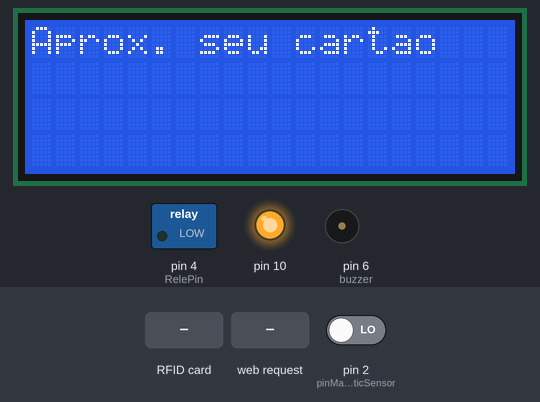
Simulated run of this sketch. Board: Arduino Uno, built with avr-gcc and run on an emulated ATmega328P. Shown: 20×4 character LCD, switched loads named in the sketch (green lamp = pin HIGH), output pins drawn as LEDs (lit = HIGH), buzzer (waves = sounding, pin HIGH). The test bench sets the inputs (shaded band); at power-on: pin 2 (pinMagneticSensor) LOW. What the sketch prints to the serial monitor is not drawn.

Above: at 2.2 s.
2.3 s: RFID card 5E 7A 19 C4 held to the reader
At 3.0 s:
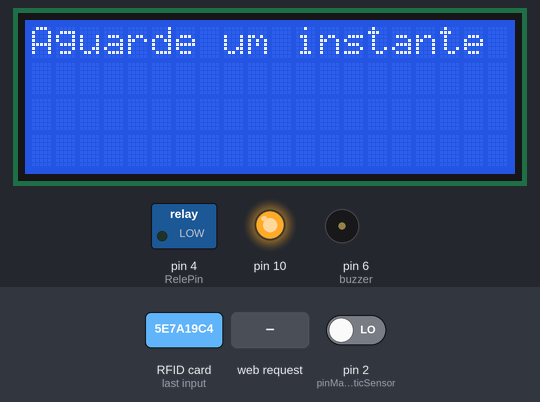
3.9 s: HTTP request GET /no_network received
5.5 s: HTTP request GET /allowed received
7.0 s: HTTP request GET /danied received
Timing chart, 0 to 9.6 s (numbered marks = the images above; inputs shaded):
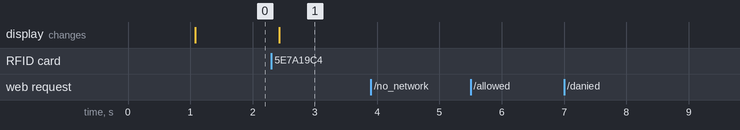

Measured:
- after the input at 2.3 s, the display: changes after 0.13 s (image 1)
- after the input at 3.9 s, every drawn part: stays the same
- after the input at 5.5 s, every drawn part: stays the same
- after the input at 7.0 s, every drawn part: stays the same

The sketch:

HardwareLabCin.ino
```cpp
#include <SPI.h>
#include <MFRC522.h>
#include <Ethernet.h>
#include <LiquidCrystal_I2C.h>

/* ETHERNET VARIABLES */
//byte ip[] = {169,255,5,7};
byte ip[] = {169,254,191,189};
byte mac[] = { 0xDE, 0xAD, 0xBE, 0xEF, 0xFE, 0xED };
EthernetServer server = EthernetServer(9023);

// PIN Numbers : RESET + SDAs
#define RST_PIN         9
#define SS_1_PIN        A0
#define SS_2_PIN        A1

#define NR_OF_READERS   2

String RFID_EXTERNAL = "";
String RFID_1_INTERNAL = "";
String RFID_2_INTERNAL = "";
String RFID_3_INTERNAL = "";

byte ssPins[] = {SS_1_PIN, SS_2_PIN};

MFRC522 mfrc522[NR_OF_READERS];

// MAGNETIC SENSOR
int lastState; //0 = fechada; 1 = aberta
#define pinMagneticSensor 2
bool canChangeStateToOpen;
bool alreadStartedLock;

//Liquid Crystal (LCD)
LiquidCrystal_I2C lcd(0x27,20,4);

//Rele module
const int RelePin = 4;

//Buzzer
const int buzzer = 6;
float seno;
float frequencia;

//SYSTEM VARS
const String BAIA = "4";
bool server_connected;

//ANÁLISE DE TEMPO
unsigned long inicioRequisicao;
unsigned long fimRequisicao;

void setup()
{
  Serial.begin(9600);
  SPI.begin();
  pinMode(pinMagneticSensor, INPUT);
  setupSettingValues();
  setupEthernet();
  setupLCD();
  setupBuzzer();
  setupRele();
  Serial.println("Approximate your card to the reader...");
  Serial.println();
}

void setupSettingValues() {
  lastState = 1; //0 = fechada; 1 = aberta
  canChangeStateToOpen = false;
  alreadStartedLock = false;
  server_connected = false;
  RFID_EXTERNAL = "";
  RFID_1_INTERNAL = "";
  RFID_2_INTERNAL = "";
  RFID_3_INTERNAL = "";
}

void setupEthernet(){
  Ethernet.begin(mac,ip); // init EthernetShield
  delay(1000);
  server.begin();
  if(server.available()){
    Serial.println("Client available");
  } else {
    Serial.println("Client not avaliable");
  }
}

void setupLCD() {
  lcd.init();
  lcd.backlight();
  lcd.print("Aprox. seu cartao");
}

void setupBuzzer() {
  pinMode(buzzer, OUTPUT);
}

void setupRele() {
  pinMode(RelePin, OUTPUT);
}

void loop()
{
  if (canChangeStateToOpen && digitalRead(pinMagneticSensor) == HIGH){
    lastState = 1;
  }

  /*Serial.println("-------------------------------");
  Serial.println(digitalRead(pinMagneticSensor));
  Serial.println(lastState);
  Serial.println(!alreadStartedLock);
  Serial.println(server_connected);
  Serial.println("-------------------------------");*/

  read_rfids();
  char joinStringsToSend[50];
  if(digitalRead(pinMagneticSensor) == LOW && RFID_EXTERNAL != "") {
    inicioRequisicao = millis(); //TESTE
    strcpy(joinStringsToSend,"1#");
    strcat(joinStringsToSend,BAIA.c_str());
    strcat(joinStringsToSend,"#");
    strcat(joinStringsToSend,RFID_EXTERNAL.c_str());
    Serial.println(joinStringsToSend);
    char tBuffer[50];
    snprintf(tBuffer, sizeof(tBuffer), "%s", joinStringsToSend);
    server.write(tBuffer);
    RFID_EXTERNAL = "";
    lcd_message("Aguarde um instante");
    delay(1000);
  } else if(digitalRead(pinMagneticSensor) == LOW && lastState==1 &&
              !alreadStartedLock && server_connected){
    inicioRequisicao = millis(); //TESTE
    char joinStringsToSend[50];
    String equipamentos = check_equipament();
    strcpy(joinStringsToSend,"2#");
    strcat(joinStringsToSend,BAIA.c_str());
    strcat(joinStringsToSend,"#");
    strcat(joinStringsToSend,equipamentos.c_str());
    char tBuffer[50];
    snprintf(tBuffer, sizeof(tBuffer), "%s", joinStringsToSend);
    server.write(tBuffer);
    alreadStartedLock = true;
    lcd_message("Fechando baia...");
  }
  EthernetClient client = server.available();
  if(client){
    receiveResponseFromServer(client);
  }

  RFID_1_INTERNAL = "";
  RFID_2_INTERNAL = "";
  RFID_3_INTERNAL = "";
}

String check_equipament() {
  String equipament = "";
  if (RFID_1_INTERNAL != "") {
    equipament.concat(concatenate_rfid(RFID_1_INTERNAL));
  }
  if (RFID_2_INTERNAL != "") {
    equipament.concat(concatenate_rfid(RFID_2_INTERNAL));
  }
  if (RFID_3_INTERNAL != "") {
    equipament.concat(RFID_3_INTERNAL);
  }
  return equipament;
}

String concatenate_rfid(String INTERNAL_RFID) {
  String equipamentInCorrectFormat = "";
  const String semicolon = ";";
  equipamentInCorrectFormat.concat(INTERNAL_RFID);
  equipamentInCorrectFormat.concat(semicolon);
  return equipamentInCorrectFormat;
}

void receiveResponseFromServer(EthernetClient client){
  String message = client.readStringUntil('\n');

  /*TESTES*/
  Serial.print("Resposta -> ");
  Serial.println(message);
  Serial.print("Tempo em milisegundos -> ");
  fimRequisicao = millis();
  long calculoTempo = fimRequisicao - inicioRequisicao;
  Serial.println(calculoTempo);
  inicioRequisicao = 0;
  fimRequisicao = 0;
  Serial.println("-------------------------------------");
  if (message == "no_network"){
    lcd_instant_message("Baia fechada.");
    lcd_message("Sem rede.");
  } else if(message == "allowed") {
    canChangeStateToOpen = true;
    turnOnBuzzer(0);
    lcd_instant_message_with_rele("Acesso concedido.");
    noTone(buzzer);
    //Serial.println(message);
  } else if(message == "danied") {
    //Serial.println(message);
    turnOnBuzzer(1);
    lcd_instant_message("Acesso negado.");
    noTone(buzzer);
    lcd.print("Aprox. seu cartao");
  } else if (message == "connected") {
    server_connected = true;
    server.write("conexão estabelecida");
    //Serial.println("está conectado");
  } else if (message == "locked") {
    lastState = 0;
    alreadStartedLock = false;
    lcd_instant_message("Baia fechada.");
    //Serial.println(message);
    lcd.print("Aprox. seu cartao");
  } else if (message == "blocked") {
    lastState = 0;
    alreadStartedLock = false;
    lcd_message("Baia bloqueada.");
  } else if(message == "notfound") {
    //Serial.println(message);
    turnOnBuzzer(1);
    lcd_instant_message("Nao cadastrado.");
    noTone(buzzer);
    lcd.print("Aprox. seu cartao");
  }
}

void lcd_instant_message_with_rele(String message) {
  lcd_message(message);
  digitalWrite(RelePin, HIGH);
  delay(1000);
  digitalWrite(RelePin, LOW);
  delay(2000);
  lcd.clear();
  lcd.backlight();
}

void lcd_instant_message(String message) {
  lcd_message(message);
  delay(3000);
  lcd.clear();
  lcd.backlight();
}

void lcd_message(String message) {
  lcd.setCursor(0,0);
  lcd.print(message);
  //Serial.println("Chegou aqui");
}

void read_rfid_external_only(){
  mfrc522[0].PCD_Init(ssPins[0], RST_PIN);
  Serial.println("Approximate your card to the reader...");
  Serial.println();
  if (mfrc522[0].PICC_IsNewCardPresent() && mfrc522[0].PICC_ReadCardSerial()) {
    // Show some details of the PICC (that is: the tag/card)
    dump_byte_array(mfrc522[0].uid.uidByte, mfrc522[0].uid.size);
    Serial.println();
    // Halt PICC
    mfrc522[0].PICC_HaltA();
  }
}

void read_rfids(){
  String uidTag = "";
  for (uint8_t reader = 0; reader < NR_OF_READERS; reader++) {
    mfrc522[reader].PCD_Init(ssPins[reader], RST_PIN);
    if (mfrc522[reader].PICC_IsNewCardPresent() && mfrc522[reader].PICC_ReadCardSerial()) {
      uidTag = dump_byte_array(mfrc522[reader].uid.uidByte, mfrc522[reader].uid.size);
      if (reader == 0){
        RFID_EXTERNAL = uidTag;
      } else if (reader == 1) {
        RFID_1_INTERNAL = uidTag;
      } else if (reader == 2) {
        RFID_2_INTERNAL = uidTag;
      } else {
        RFID_3_INTERNAL = uidTag;
      }
      mfrc522[reader].PICC_HaltA();
    }
  }
}

String dump_byte_array(byte * buffer, byte bufferSize) {
  String content= "";
  for (byte i = 0; i < bufferSize; i++)
  {
     content.concat(String(buffer[i] < 0x10 ? "0" : ""));
     content.concat(String(buffer[i], HEX));
  }
  content.toUpperCase();
  return content;
}

void turnOnBuzzer(int mode) {
 for(int x=0;x<90;x++){
  //converte graus para radiando e depois obtém o valor do seno
  seno=(sin(x*3.1416/180));
  if(mode == 0){
    //gera uma frequência a partir do valor do seno
    frequencia = 500+(int(seno*1000));
  } else {
    frequencia = 1000;
  }
  tone(buzzer,frequencia);
  delay(2);
 }
}

void turnOffBuzzer() {
 noTone(buzzer);
 delay(2);
}
```
